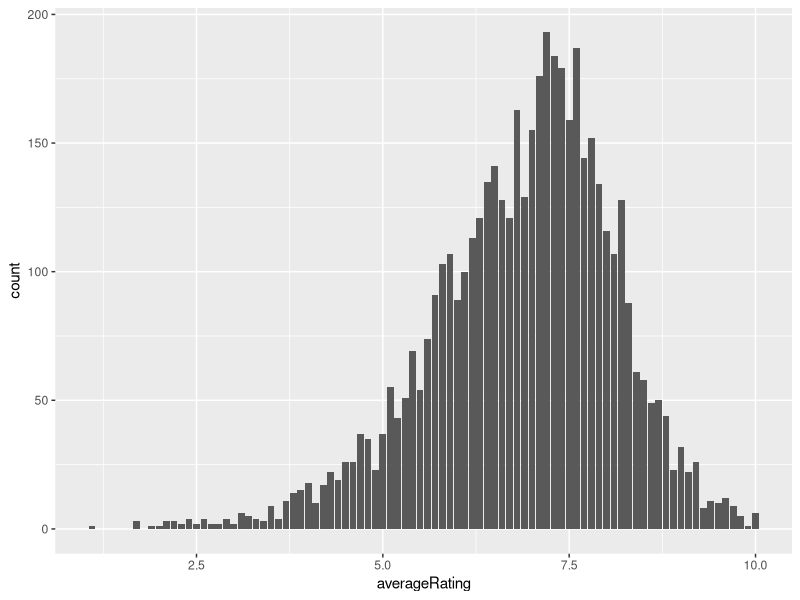
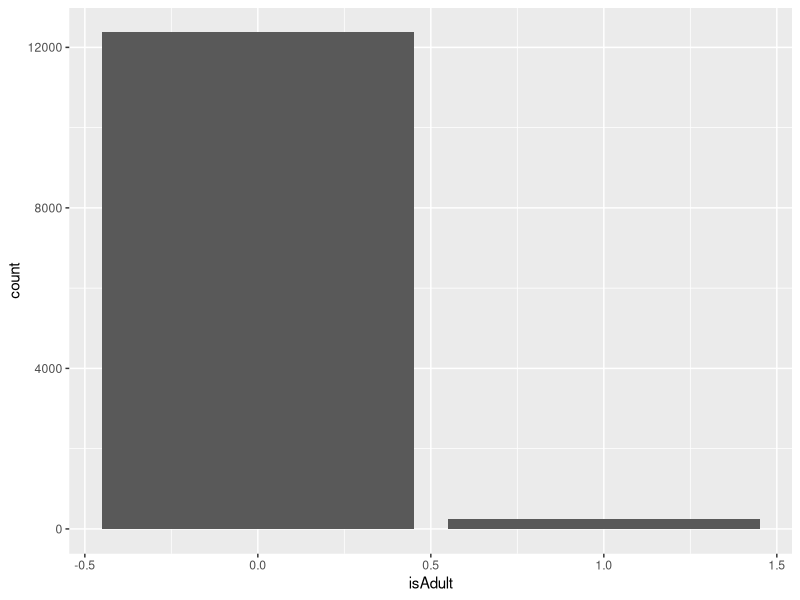
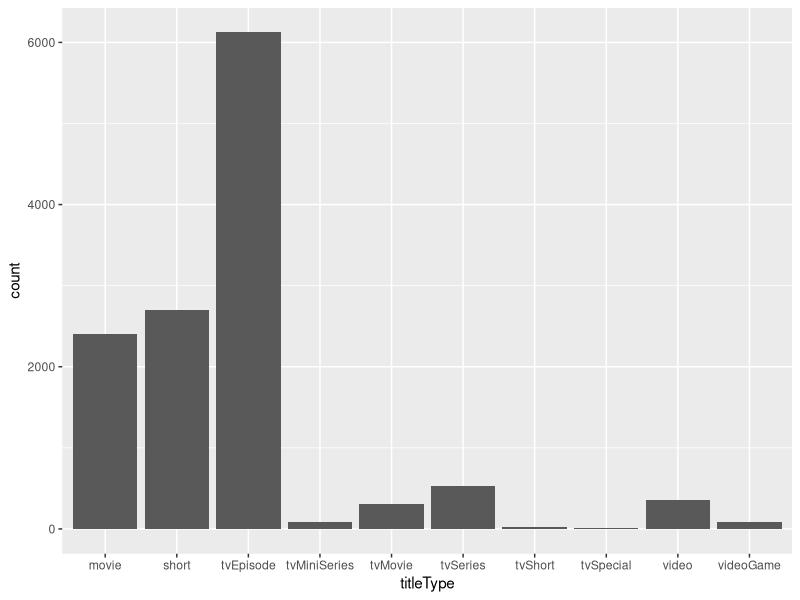
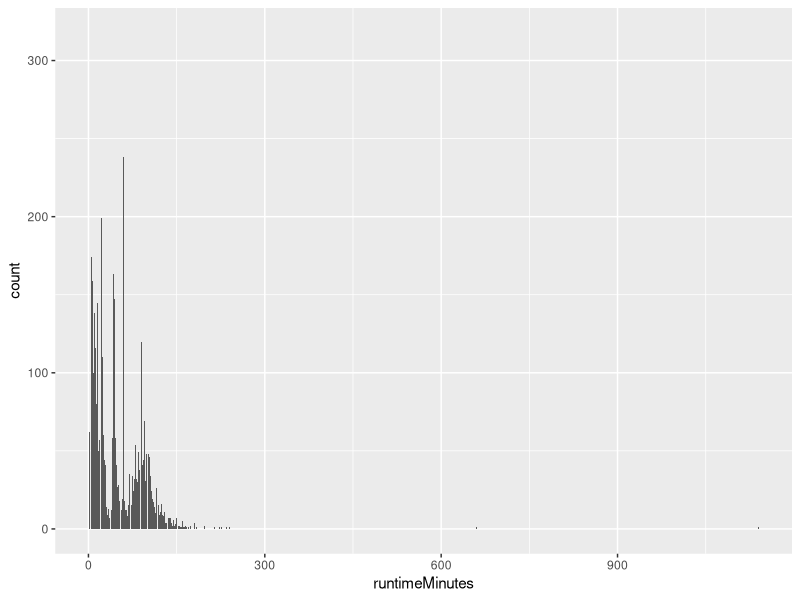
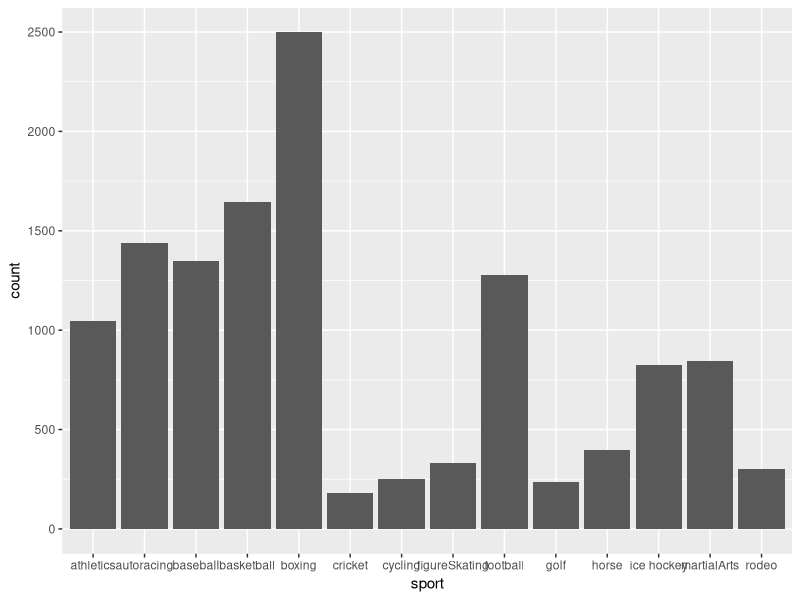
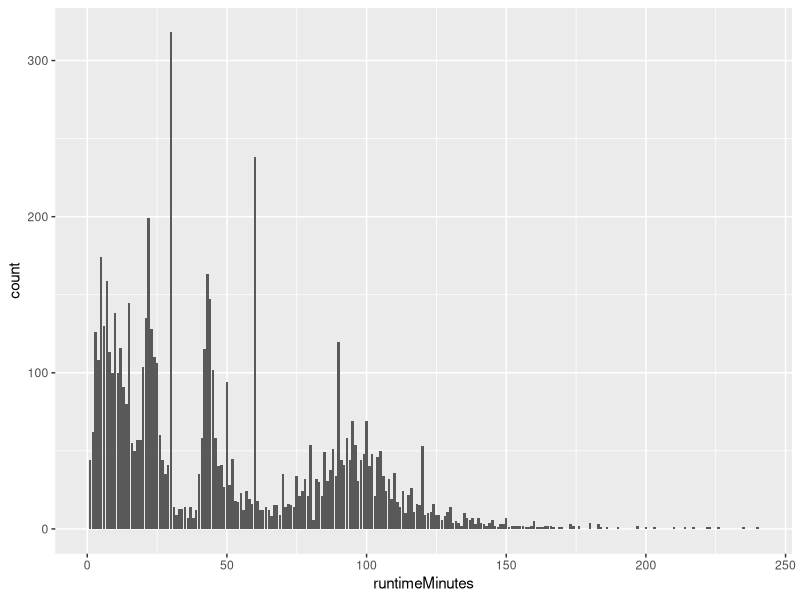

The R script that drew these images, in order:
## ---- chunk 1
library(tidyverse)
## ---- chunk 2
allSportFilms <- read.csv("agbign20/data/allSportsFilms.csv")
## ---- chunk 3
allSportFilms <- allSportFilms[, -c(1,2,5,8)]
allSportFilms <- allSportFilms %>%
  mutate(runtimeMinutes = as.numeric(runtimeMinutes))
## ---- chunk 4
ggplot(allSportFilms, aes(x=averageRating)) + geom_bar()
ggplot(allSportFilms, aes(x=isAdult)) + geom_bar() # mostly not adult films
ggplot(allSportFilms, aes(x=titleType)) + geom_bar() # mostly tv episodes
ggplot(allSportFilms, aes(x=runtimeMinutes)) + geom_bar() # lets look at this one closer
ggplot(allSportFilms, aes(x=sport)) + geom_bar() # mostly boxing movies
## ---- chunk 5
allSportFilms %>% filter(runtimeMinutes <= 250) %>% ggplot(aes(x=runtimeMinutes)) + geom_bar()
# looks like about 40 and 60 minutes have the highest count, makes sense since tvepisode is the highest count of title type
